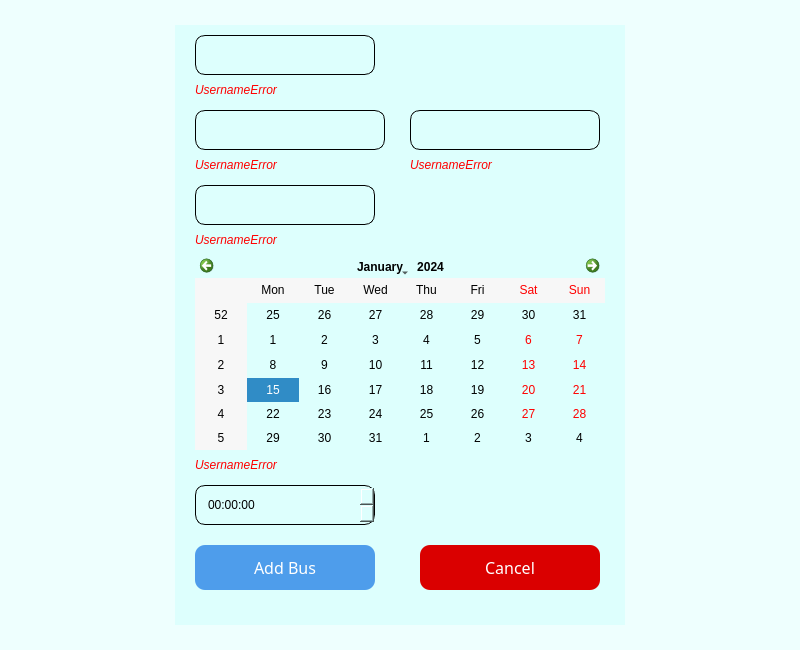
<?xml version="1.0" encoding="UTF-8"?>
<ui version="4.0">
 <class>addBus</class>
 <widget class="QMainWindow" name="addBus">
  <property name="geometry">
   <rect>
    <x>0</x>
    <y>0</y>
    <width>800</width>
    <height>650</height>
   </rect>
  </property>
  <property name="windowTitle">
   <string>MainWindow</string>
  </property>
  <property name="styleSheet">
   <string notr="true">background-color: rgb(238, 255, 254);</string>
  </property>
  <widget class="QWidget" name="centralwidget">
   <widget class="QStackedWidget" name="stackedWidget">
    <property name="geometry">
     <rect>
      <x>175</x>
      <y>25</y>
      <width>450</width>
      <height>600</height>
     </rect>
    </property>
    <property name="styleSheet">
     <string notr="true">background-color: rgb(221, 255, 253);

</string>
    </property>
    <property name="currentIndex">
     <number>1</number>
    </property>
    <widget class="QWidget" name="page"/>
    <widget class="QWidget" name="page_2">
     <widget class="QLineEdit" name="Busid">
      <property name="geometry">
       <rect>
        <x>20</x>
        <y>10</y>
        <width>180</width>
        <height>40</height>
       </rect>
      </property>
      <property name="styleSheet">
       <string notr="true">                         border-radius: 10px;
                         padding: 10px;
border: 1px solid black;;
font: 10pt &quot;Sans Serif Collection&quot;;
color: black;</string>
      </property>
     </widget>
     <widget class="QLineEdit" name="From">
      <property name="geometry">
       <rect>
        <x>20</x>
        <y>85</y>
        <width>190</width>
        <height>40</height>
       </rect>
      </property>
      <property name="styleSheet">
       <string notr="true">                         border-radius: 10px;
                         padding: 10px;
border: 1px solid black;;
font: 10pt &quot;Sans Serif Collection&quot;;
color: black;</string>
      </property>
     </widget>
     <widget class="QLineEdit" name="Destination">
      <property name="geometry">
       <rect>
        <x>235</x>
        <y>85</y>
        <width>190</width>
        <height>40</height>
       </rect>
      </property>
      <property name="styleSheet">
       <string notr="true">                         border-radius: 10px;
                         padding: 10px;
border: 1px solid black;;
font: 10pt &quot;Sans Serif Collection&quot;;
color: black;</string>
      </property>
     </widget>
     <widget class="QLineEdit" name="Price">
      <property name="geometry">
       <rect>
        <x>20</x>
        <y>160</y>
        <width>180</width>
        <height>40</height>
       </rect>
      </property>
      <property name="styleSheet">
       <string notr="true">                         border-radius: 10px;
                         padding: 10px;
border: 1px solid black;;
font: 10pt &quot;Sans Serif Collection&quot;;
color: black;</string>
      </property>
     </widget>
     <widget class="QCalendarWidget" name="calendarWidget">
      <property name="geometry">
       <rect>
        <x>20</x>
        <y>230</y>
        <width>410</width>
        <height>195</height>
       </rect>
      </property>
      <property name="styleSheet">
       <string notr="true">color:black; </string>
      </property>
     </widget>
     <widget class="QTimeEdit" name="timeEdit">
      <property name="geometry">
       <rect>
        <x>20</x>
        <y>460</y>
        <width>180</width>
        <height>40</height>
       </rect>
      </property>
      <property name="styleSheet">
       <string notr="true">                         border-radius: 10px;
                         padding: 10px;
border: 1px solid black;;
font: 10pt &quot;Sans Serif Collection&quot;;
color: black;</string>
      </property>
     </widget>
     <widget class="QPushButton" name="Add">
      <property name="geometry">
       <rect>
        <x>20</x>
        <y>520</y>
        <width>180</width>
        <height>45</height>
       </rect>
      </property>
      <property name="font">
       <font>
        <family>Sans Serif Collection</family>
        <pointsize>12</pointsize>
        <italic>false</italic>
        <bold>false</bold>
       </font>
      </property>
      <property name="styleSheet">
       <string notr="true">                         border-radius: 10px;
                         padding: 12px;
background-color: rgb(78, 157, 235);
color:white; </string>
      </property>
      <property name="text">
       <string>Add Bus</string>
      </property>
     </widget>
     <widget class="QPushButton" name="Cancel">
      <property name="geometry">
       <rect>
        <x>245</x>
        <y>520</y>
        <width>180</width>
        <height>45</height>
       </rect>
      </property>
      <property name="font">
       <font>
        <family>Sans Serif Collection</family>
        <pointsize>12</pointsize>
       </font>
      </property>
      <property name="styleSheet">
       <string notr="true">                       border-radius: 10px;
                         padding: 10px;
background-color: rgb(218, 0, 0);
color:white; </string>
      </property>
      <property name="text">
       <string>Cancel</string>
      </property>
     </widget>
     <widget class="QLabel" name="BusidError">
      <property name="geometry">
       <rect>
        <x>20</x>
        <y>55</y>
        <width>350</width>
        <height>20</height>
       </rect>
      </property>
      <property name="styleSheet">
       <string notr="true">font:9pt &quot;Sans Serif Collection&quot;;
font-style: italic;
color: red;</string>
      </property>
      <property name="text">
       <string>UsernameError</string>
      </property>
     </widget>
     <widget class="QLabel" name="FromError">
      <property name="geometry">
       <rect>
        <x>20</x>
        <y>130</y>
        <width>191</width>
        <height>20</height>
       </rect>
      </property>
      <property name="styleSheet">
       <string notr="true">font:9pt &quot;Sans Serif Collection&quot;;
font-style: italic;
color: red;</string>
      </property>
      <property name="text">
       <string>UsernameError</string>
      </property>
     </widget>
     <widget class="QLabel" name="DestinationError">
      <property name="geometry">
       <rect>
        <x>235</x>
        <y>130</y>
        <width>190</width>
        <height>20</height>
       </rect>
      </property>
      <property name="styleSheet">
       <string notr="true">font:9pt &quot;Sans Serif Collection&quot;;
font-style: italic;
color: red;</string>
      </property>
      <property name="text">
       <string>UsernameError</string>
      </property>
     </widget>
     <widget class="QLabel" name="PriceError">
      <property name="geometry">
       <rect>
        <x>20</x>
        <y>205</y>
        <width>350</width>
        <height>20</height>
       </rect>
      </property>
      <property name="styleSheet">
       <string notr="true">font:9pt &quot;Sans Serif Collection&quot;;
font-style: italic;
color: red;</string>
      </property>
      <property name="text">
       <string>UsernameError</string>
      </property>
     </widget>
     <widget class="QLabel" name="DateError">
      <property name="geometry">
       <rect>
        <x>20</x>
        <y>430</y>
        <width>350</width>
        <height>20</height>
       </rect>
      </property>
      <property name="styleSheet">
       <string notr="true">font:9pt &quot;Sans Serif Collection&quot;;
font-style: italic;
color: red;</string>
      </property>
      <property name="text">
       <string>UsernameError</string>
      </property>
     </widget>
    </widget>
   </widget>
  </widget>
  <widget class="QMenuBar" name="menubar">
   <property name="geometry">
    <rect>
     <x>0</x>
     <y>0</y>
     <width>800</width>
     <height>25</height>
    </rect>
   </property>
  </widget>
  <widget class="QStatusBar" name="statusbar"/>
 </widget>
 <resources/>
 <connections/>
</ui>
